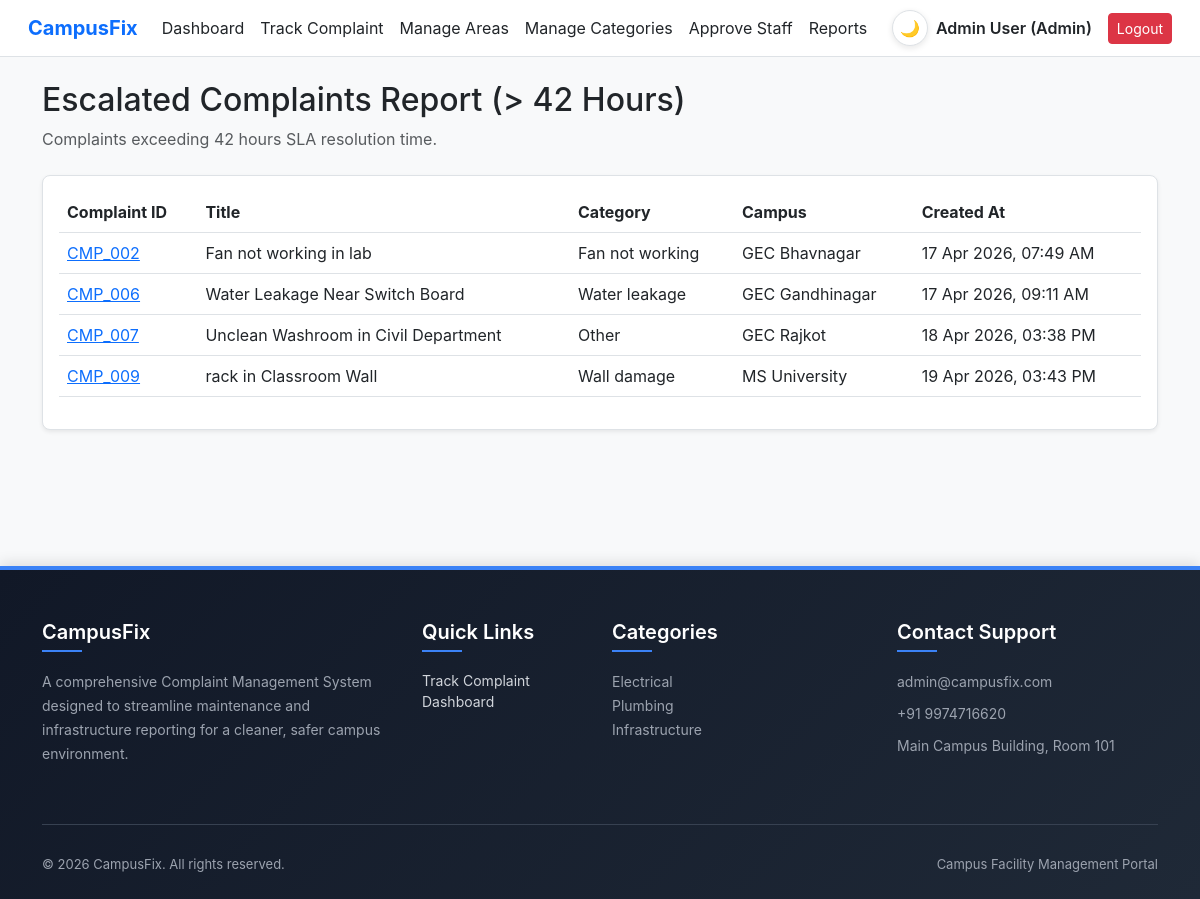
The page /escalated_reports.php (signed in) on the database its author committed.
### tables this page shows
CREATE TABLE `complaints` (
  `id` int(11) NOT NULL,
  `complaint_id_str` varchar(20) NOT NULL,
  `user_id` int(11) NOT NULL,
  `title` varchar(150) NOT NULL,
  `description` text NOT NULL,
  `category_id` int(11) NOT NULL,
  `other_category` varchar(150) DEFAULT NULL,
  `campus_id` int(11) NOT NULL,
  `building_name` varchar(150) NOT NULL,
  `spot_name` varchar(150) NOT NULL,
  `exact_location` varchar(255) NOT NULL,
  `priority` enum('High','Medium','Low') NOT NULL,
  `status` enum('Submitted','Verified','Assigned','In Progress','Resolved','Closed','Reopened','Forwarded') NOT NULL DEFAULT 'Submitted',
  `approval_status` enum('Pending','Approved','Rejected') DEFAULT NULL,
  `created_at` timestamp NOT NULL DEFAULT current_timestamp(),
  `updated_at` timestamp NOT NULL DEFAULT current_timestamp() ON UPDATE current_timestamp(),
  `assigned_to` int(11) DEFAULT NULL,
  `assigned_at` timestamp NULL DEFAULT NULL
);

CREATE TABLE `complaint_categories` (
  `id` int(11) NOT NULL,
  `name` varchar(100) NOT NULL,
  `is_active` tinyint(1) NOT NULL DEFAULT 1
);

CREATE TABLE `campus` (
  `id` int(11) NOT NULL,
  `name` varchar(100) NOT NULL,
  `status` enum('Active','Inactive') DEFAULT 'Active'
);

### escalated_reports.php (the view, shortened to what this page needs)
<?php
require_once __DIR__ . '/config/db.php';
$stmt = $pdo->query("SELECT c.id, c.complaint_id_str, c.title, c.created_at, cat.name as cat_name, camp.name as camp_name
                    FROM complaints c
                    JOIN complaint_categories cat ON c.category_id = cat.id
                    JOIN campus camp ON c.campus_id = camp.id
                    WHERE TIMESTAMPDIFF(HOUR, c.created_at, NOW()) > 48 AND c.status NOT IN ('Resolved', 'Closed', 'Reopened')");
$escalated = $stmt->fetchAll();
require_once __DIR__ . '/includes/header.php';
?>
<div class="mb-4">
    <h2>Escalated Complaints Report (> 42 Hours)</h2>
    <p class="text-muted">Complaints exceeding 42 hours SLA resolution time.</p>
</div>
<div class="row">
    <div class="col-md-12">
        <div class="card shadow-sm mb-4">
            <div class="card-body">
                <table class="table table-hover align-middle">
                    <thead>
                        <tr>
                            <th>Complaint ID</th>
                            <th>Title</th>
                            <th>Category</th>
                            <th>Campus</th>
                            <th>Created At</th>
                        </tr>
                    </thead>
                    <tbody>
                        <?php foreach($escalated as $e): ?>
                        <tr>
                            <td><a href="<?= BASE_URL ?>/view_complaint.php?id=<?= $e['id'] ?>"><?= $e['complaint_id_str'] ?></a></td>
                            <td><?= htmlspecialchars($e['title']) ?></td>
                            <td><?= $e['cat_name'] ?></td>
                            <td><?= $e['camp_name'] ?></td>
                            <td><?= date('d M Y, h:i A', strtotime($e['created_at'])) ?></td>
                        </tr>
                        <?php endforeach; ?>
                    </tbody>
                </table>
            </div>
        </div>
    </div>
</div>
<?php require_once __DIR__ . '/includes/footer.php'; ?>

### assets/css/style.css (style rules this page uses)
:root { --bg-body: #f8f9fa; --text-main: #212529; --surface-navbar: #ffffff; --border-default: #dee2e6; --surface-card: #ffffff; --surface-card-header: rgba(0, 0, 0, 0.03); --surface-input: #ffffff; --border-input: #ced4da; --text-muted: #6c757d; --surface-table-head: #ffffff; --surface-section: #ffffff; }
html, body, body *, .navbar, .card, .modal-content, .form-control, .form-select, .table, section, footer, aside { transition: background-color 0.3s ease, color 0.3s ease, border-color 0.3s ease, box-shadow 0.3s ease; }
html, body { height: 100%; margin: 0; }
body { background-color: var(--bg-body); color: var(--text-main); font-family: 'Inter', system-ui, -apple-system, sans-serif; display: flex; flex-direction: column; }
.card { background-color: var(--surface-card) !important; border: 1px solid var(--border-default) !important; border-radius: 8px; box-shadow: 0 1px 3px rgba(0,0,0,0.05); }
.table { border-color: var(--border-default) !important; color: var(--text-main); }
.table thead th { background-color: var(--surface-table-head); color: var(--text-main); }

### rows shown on the page
complaints: complaint_id_str "CMP_002", title "Fan not working in lab", category.name "Fan not working", campus.name "GEC Bhavnagar", created_at "17 Apr 2026, 07:49 AM"
complaints: complaint_id_str "CMP_006", title "Water Leakage Near Switch Board", category.name "Water leakage", campus.name "GEC Gandhinagar", created_at "17 Apr 2026, 09:11 AM"
complaints: complaint_id_str "CMP_007", title "Unclean Washroom in Civil Department", category.name "Other", campus.name "GEC Rajkot", created_at "18 Apr 2026, 03:38 PM"
complaints: complaint_id_str "CMP_009", title "rack in Classroom Wall", category.name "Wall damage", campus.name "MS University", created_at "19 Apr 2026, 03:43 PM"

### other values the page prints
$_SESSION['name'] "Admin User"
$_SESSION['role'] "Admin"
